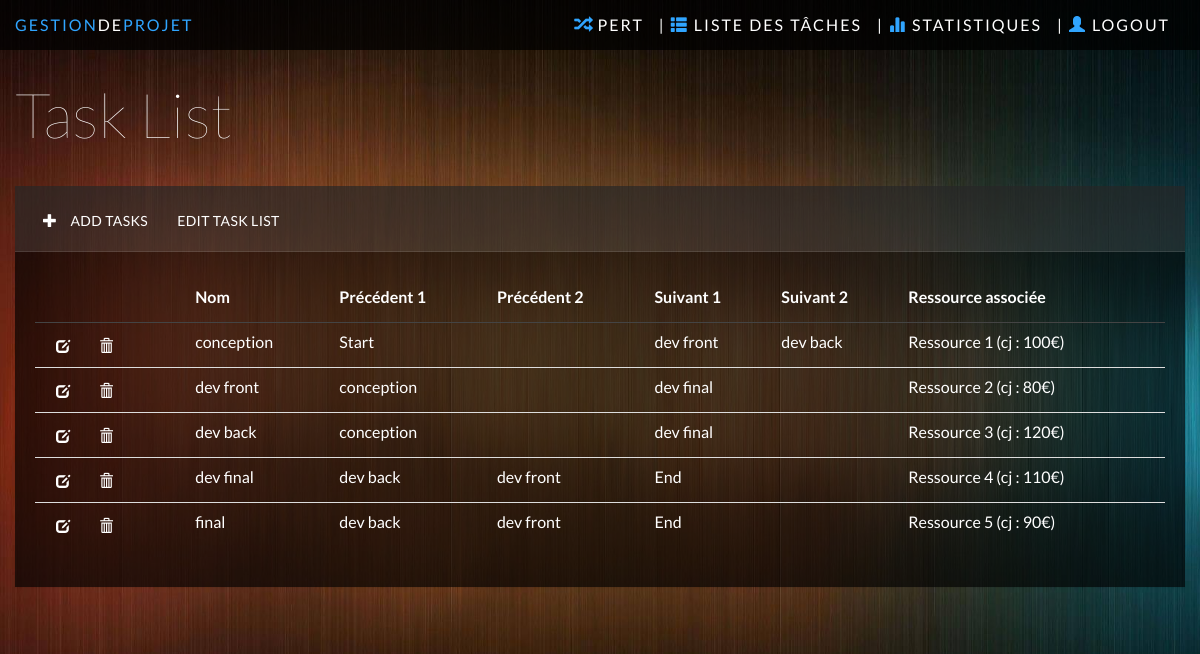
/tasklist.php, run on the app's committed database.
### tables this page shows
CREATE TABLE IF NOT EXISTS `tache` (
  `id` int(10) NOT NULL AUTO_INCREMENT,
  `idProjet` int(10) NOT NULL,
  `idRessource` int(10) NOT NULL,
  `nom` varchar(50) NOT NULL,
  `suivant1` varchar(50) NOT NULL,
  `suivant2` varchar(50) NOT NULL,
  `precedent1` varchar(50) NOT NULL,
  `precedent2` varchar(50) NOT NULL,
  PRIMARY KEY (`id`)
);

CREATE TABLE IF NOT EXISTS `ressource` (
  `id` int(10) NOT NULL AUTO_INCREMENT,
  `nom` varchar(50) NOT NULL,
  `cout` int(10) NOT NULL,
  PRIMARY KEY (`id`)
);

### models/cnx.php (called while the page is built)
<?php
function getBdd() {
	try
	{
		$bdd = new PDO('mysql:host=localhost;dbname=m1bd;charset=utf8', 'root', '');
	}
	catch(Exception $e)
	{
	        die('Erreur : '.$e->getMessage());
	}
  return $bdd;
}
?>

### models/Project.php (called while the page is built, shortened)
<?php
require("Task.php");
class Project
{
	var $listeSimulateurs;
	var $bdd;
	private static $_instance = null;
	function __construct($id, $nom, $tacheDebut, $tacheFin)
	{
		$this->listeSimulateurs = array();
		$this->bdd = getBdd();
		$this->loadListeTaches();
		$this->loadListeSimulateurs();
	}
	function loadListeTaches()
	{
		$reponse = $this->bdd->query('SELECT * FROM tache');
		while ($donnees = $reponse->fetch())
		{
			$tache = new Task($donnees['id'], $donnees['nom'], $donnees['precedent1'], $donnees['precedent2'], $donnees['suivant1'], $donnees['suivant2'], $this);
			$tache->loadLoi();
			$tache->loadRessource();
		}
	}
	function loadListeSimulateurs()
	{
		$reponse = $this->bdd->query('SELECT * FROM simulateur');
		while ($donnees = $reponse->fetch())
		{
			$simulateur = NULL;
			if($donnees['typeSimulateur'] == SimulateurEnum::ChargeGlobale) {
				$simulateur = new SimulationChargeGlobale($donnees['typeSimulateur'], $donnees['nbEchantillons'], $donnees['largeurIntervalle'], $this);
			} else if ($donnees['typeSimulateur'] == SimulateurEnum::CoutGlobal) {
				$simulateur = new SimulationCoutGlobal($donnees['typeSimulateur'], $donnees['nbEchantillons'], $donnees['largeurIntervalle'], $this);
			}
			$simulateur->probabilite = $donnees['probabilite'];
			$simulateur->charge = $donnees['charge'];
			array_push($this->listeSimulateurs, $simulateur);
		}
	}
	public static function getInstance() {
		if(is_null(self::$_instance)) {
			self::$_instance = new Project(1, 'Gna', null, null);
		}
		return self::$_instance;
	}
}
?>

### models/Task.php (called while the page is built, shortened)
<?php
require("cnx.php");
require("Ressource.php");
class Task
{
	var $id;
	var $bdd;
	function __construct($id, $nom, $precedent1, $precedent2, $suivant1, $suivant2, $projet)
	{
		$this->id = $id;
		$this->nom = $nom;
		$this->precedent1 = $precedent1;
		$this->precedent2 = $precedent2;
		$this->suivant1 = $suivant1;
		$this->suivant2 = $suivant2;
		$this->bdd = getBdd();
	}
	public function loadLoi()
	{
		$reponse = $this->bdd->query('SELECT l.* FROM tache t, loi l where t.id = l.idTache');
		$loi = $reponse->fetch();
		if($loi['nom'] == LoiEnum::Beta) {
			$reponse = $this->bdd->query('SELECT b.* FROM loi l, loiBeta b where l.id = b.id');
			$beta = $reponse->fetch();
		} else if($loi['nom'] == LoiEnum::Triangulaire) {
			$reponse = $this->bdd->query('SELECT t.* FROM loi l, loiTriangulaire t where l.id = t.id');
			$triangulaire = $reponse->fetch();
			$this->loi = new LoiTriangulaire($loi['valeurMin'], $loi['valeurMax'], $triangulaire['c']);
		} else if($loi['nom'] == LoiEnum::Normale) {
			$reponse = $this->bdd->query('SELECT n.* FROM loi l, loiNormale n where l.id = n.id');
			$normale = $reponse->fetch();
			$this->loi = new LoiNormaleTronquee($loi['valeurMin'], $loi['valeurMax'], $normale['mu'], $normale['sigma']);
		} else if($loi['nom'] == LoiEnum::Uniforme) {
			$this->loi = new LoiRand($loi['valeurMin'], $loi['valeurMax']);
		} else if($loi['nom'] == LoiEnum::SansLoi) {
			$this->loi = new SansLoi($loi['valeurMax']);
		}
	}
	public function loadRessource() {
		$this->bdd->setAttribute(PDO::ATTR_ERRMODE, PDO::ERRMODE_EXCEPTION);
		$q = $this->bdd->prepare("SELECT r.* FROM tache t, ressource r WHERE t.idRessource = r.id AND t.id = ?");
		$q->execute(array($this->id));
		$ressource = $q->fetch(PDO::FETCH_ASSOC);
		$this->ressource = new Ressource($ressource['id'], $ressource['nom'], $ressource['cout']);
	}
}
?>

### models/Ressource.php (called while the page is built, shortened)
<?php
class Ressource
{
	function __construct($id, $nom, $cout)
	{
		$this->nom = $nom;
		$this->cout = $cout;
	}
}
?>

### tasklist.php (the view, shortened to what this page needs)
<?php
require("models/Project.php");
$project = Project::getInstance();
?>
<html>
<head>
    <link href="css/bootstrap.min.css" rel="stylesheet">
    <link href="css/styles.css" rel="stylesheet">
    <link href="css/joint.css" rel="stylesheet">
</head>
<body>
	<?php
		require 'navbar.php';
	?>
	<div class="row main">
        <div class="row">
            <div class="col-lg-12">
                <h1 class="page-header">Task List</h1>
            </div>
        </div>
        <div class="row">
            <div class="col-lg-12">
                <div class="panel panel-default">
					<div class="panel-heading">
						<a class="btn btn-link" data-toggle="modal" data-target=".bs-example-modal-lg"><span class="glyphicon glyphicon-plus"></span> Add Tasks</a>
						<a class="btn btn-link" href="tasklist_edit.php">Edit Task List</a>
					</div>
                    	<div class="panel-body">
                        <table class="table">
                            <thead>
                            	<tr>
								<th></th>
                                <th>Nom</th>
                                <th>Précédent 1</th>
                                <th>Précédent 2</th>
                                <th>Suivant 1</th>
                                <th>Suivant 2</th>
                                <th>Ressource associée</th>
                              </tr>
                            </thead>
                            <tbody>
                            	<?php
									foreach ($project->listeTaches as $task) {
	                            ?>
	                            <tr>
								<td>
                                  <a class="btn btn-link" data-toggle="modal" data-target="#modalTache<?php echo $task->id;?>" >
                                      <span class="glyphicon glyphicon-edit" aria-hidden="true" >
                                      </span>
                                  </a>
									<a class="btn btn-link" data-toggle="modal" data-target="#modalDeleteTache<?php echo $task->id;?>">
                                      <span class="glyphicon glyphicon-trash" aria-hidden="true" >
                                      </span>
									</a>
                                </td>
	                              <td><?php echo $task->nom;?></td>
	                              <td><?php echo $task->precedent1;?></td>
	                              <td><?php echo $task->precedent2;?></td>
	                              <td><?php echo $task->suivant1;?></td>
	                              <td><?php echo $task->suivant2;?></td>
	                              <td><?php echo $task->ressource->nom . ' (cj : ' . $task->ressource->cout . '€)';}?></td>
	                            </tr>
                            </tbody>
                      </table>
                    </div>
                </div>
            </div>
        </div>
    </div>
</body>
</html>

### css/styles.css (style rules this page uses)
body { background-color: #444; background-image: url(../img/bg.jpg); background-size: cover; -webkit-background-size: cover; -moz-background-size: cover; -o-background-size: cover; font-family: 'Lato'; padding-top: 50px; color: #fff; }
.row { margin: 0; }
.panel-body { padding: 20px; }
.main { padding-bottom: 20px; }
a, a:hover, a:focus { color: #fff; }
h1, h2, h3, h4, h5, h6 { color: #fff; }
h1 { font-weight: 100; font-size: 62px; }
.btn-link { color: #fff; }
.btn { border-radius: 2px; }
.panel { border: 0; background: #333; background: rgba(0, 0, 0, .65); border-radius: 0; margin-top: -1px; }
.panel-heading { font-size: 18px; font-weight: 300; letter-spacing: 0.025em; height: 66px; line-height: 45px; border-radius: 0; }
.panel-default .panel-heading { background: #444; background: rgba(255, 255, 255, .1); border-bottom: 1px solid rgba(255, 255, 255, .1); color: #fff; text-transform: uppercase; font-size: 14px; font-weight: 500; }
h1.page-header { margin-top: 30px; margin-bottom: 30px; border-bottom: 0; color: #fff; }
.panel-heading .glyphicon { margin-right: 10px; }
.table { background: none; }
.table>thead>tr>th { border-bottom: 1px solid #444; vertical-align: middle; height: 50px; }

### data on the page
tache: nom "conception", precedent1 "Start", suivant1 "dev front", suivant2 "dev back", idRessource.nom "Ressource 1", idRessource.cout "100"
tache: nom "dev front", precedent1 "conception", suivant1 "dev final", idRessource.nom "Ressource 2", idRessource.cout "80"
tache: nom "dev back", precedent1 "conception", suivant1 "dev final", idRessource.nom "Ressource 3", idRessource.cout "120"
tache: nom "dev final", precedent1 "dev back", precedent2 "dev front", suivant1 "End", idRessource.nom "Ressource 4", idRessource.cout "110"
tache: nom "final", precedent1 "dev back", precedent2 "dev front", suivant1 "End", idRessource.nom "Ressource 5", idRessource.cout "90"
